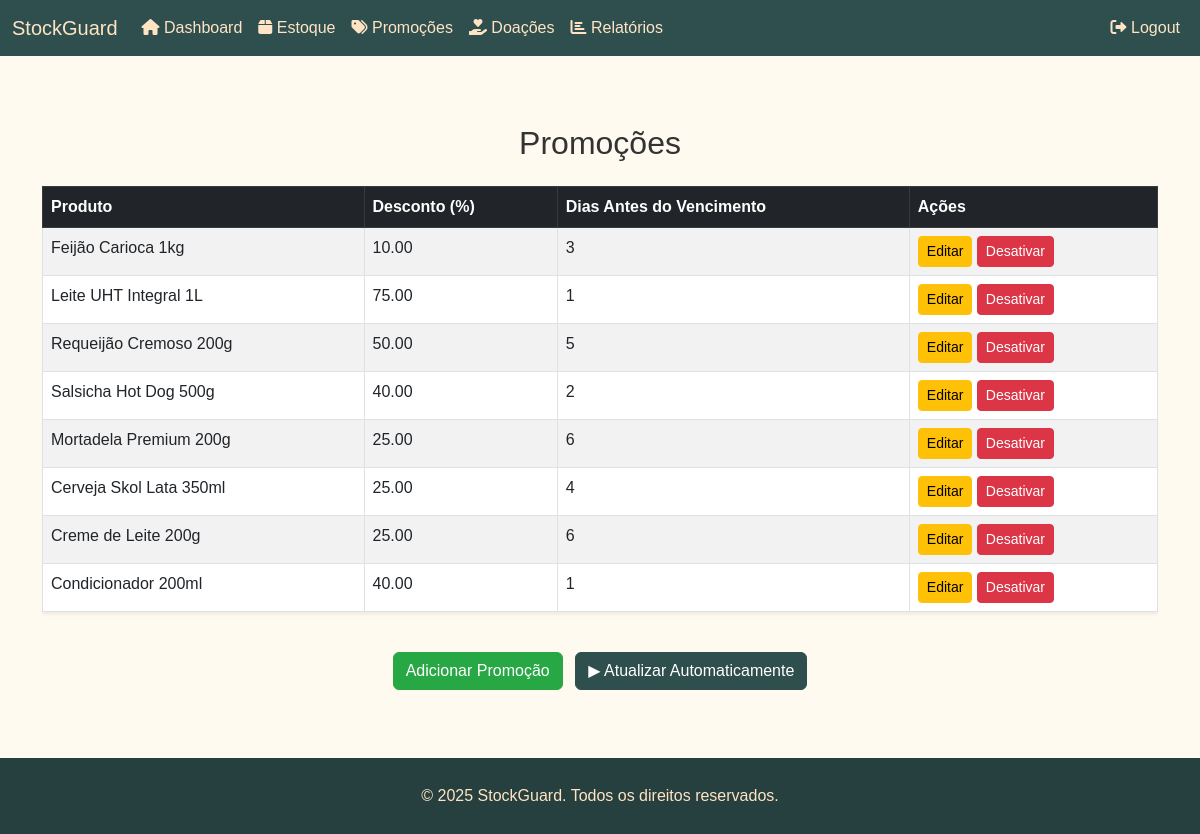
The app's page /promocoes/ (signed in) with its own data.
### promocoes/models.py (models this page shows, shortened)
class RegraDesconto(models.Model):
    produto = models.ForeignKey(Produto, on_delete=models.CASCADE)
    porcentagem_desconto = models.DecimalField(max_digits=5, decimal_places=2)
    dias_antes_vencimento = models.IntegerField()  # Dias antes do vencimento para aplicar o desconto
    ativo = models.BooleanField(default=True)

### estoque/models.py (models this page shows, shortened)
class Produto(models.Model):
    nome = models.CharField(max_length=100)
    categoria = models.CharField(max_length=50)
    validade = models.DateField()
    quantidade = models.IntegerField()
    fornecedor = models.CharField(max_length=100)
    preco_unitario = models.DecimalField(max_digits=10, decimal_places=2, default=0.0)

### promocoes/views.py (the view)
# urls.py: path('', views.lista_promocoes, name='lista_promocoes'),
def lista_promocoes(request):
    promocoes = RegraDesconto.objects.filter(ativo=True)
    return render(request, 'promocoes/lista_promocoes.html', {'promocoes': promocoes})

### templates/promocoes/lista_promocoes.html
{% extends 'base.html' %}
{% block content %}
<div class="container mt-5">
    <h2 class="text-center mb-4">Promoções</h2>
    <div class="table-responsive">
        <table class="table table-hover table-bordered shadow-sm table-striped">
            <thead class="table-dark">
                <tr>
                    <th>Produto</th>
                    <th>Desconto (%)</th>
                    <th>Dias Antes do Vencimento</th>
                    <th>Ações</th>
                </tr>
            </thead>
            <tbody>
                {% for promocao in promocoes %}
                <tr>
                    <td>{{ promocao.produto.nome }}</td>
                    <td>{{ promocao.porcentagem_desconto }}</td>
                    <td>{{ promocao.dias_antes_vencimento }}</td>
                    <td>
                        <a href="{% url 'editar_promocao' promocao.id %}" class="btn btn-sm btn-warning">Editar</a>
                        <a href="{% url 'excluir_promocao' promocao.id %}" class="btn btn-sm btn-danger">Desativar</a>
                    </td>
                </tr>
                {% endfor %}
            </tbody>
        </table>
    </div>
    <div class="text-center mt-4">
        <a href="{% url 'adicionar_promocao' %}" class="btn btn-success">Adicionar Promoção</a>
        <a href="{% url 'atualizar_promocoes' %}" class="btn btn-primary ms-2">
            ▶ Atualizar Automaticamente
        </a>
    </div>
</div>
{% endblock %}

### static/css/styles.css (style rules this page uses)
html, body { height: 100%; margin: 0; display: flex; flex-direction: column; background-color: #fffaf0; color: #333; font-family: Arial, sans-serif; }
.btn-primary { background-color: darkslategrey; border-color: darkslategrey; }
.btn-danger { background-color: #dc3545; border-color: #dc3545; }
.btn-success { background-color: #28a745; border-color: #28a745; }

### records on screen
RegraDesconto: produto.nome "Feijão Carioca 1kg", porcentagem_desconto "10.00", dias_antes_vencimento "3"
RegraDesconto: produto.nome "Leite UHT Integral 1L", porcentagem_desconto "75.00", dias_antes_vencimento "1"
RegraDesconto: produto.nome "Requeijão Cremoso 200g", porcentagem_desconto "50.00", dias_antes_vencimento "5"
RegraDesconto: produto.nome "Salsicha Hot Dog 500g", porcentagem_desconto "40.00", dias_antes_vencimento "2"
RegraDesconto: produto.nome "Mortadela Premium 200g", porcentagem_desconto "25.00", dias_antes_vencimento "6"
RegraDesconto: produto.nome "Cerveja Skol Lata 350ml", porcentagem_desconto "25.00", dias_antes_vencimento "4"
RegraDesconto: produto.nome "Creme de Leite 200g", porcentagem_desconto "25.00", dias_antes_vencimento "6"
RegraDesconto: produto.nome "Condicionador 200ml", porcentagem_desconto "40.00", dias_antes_vencimento "1"
